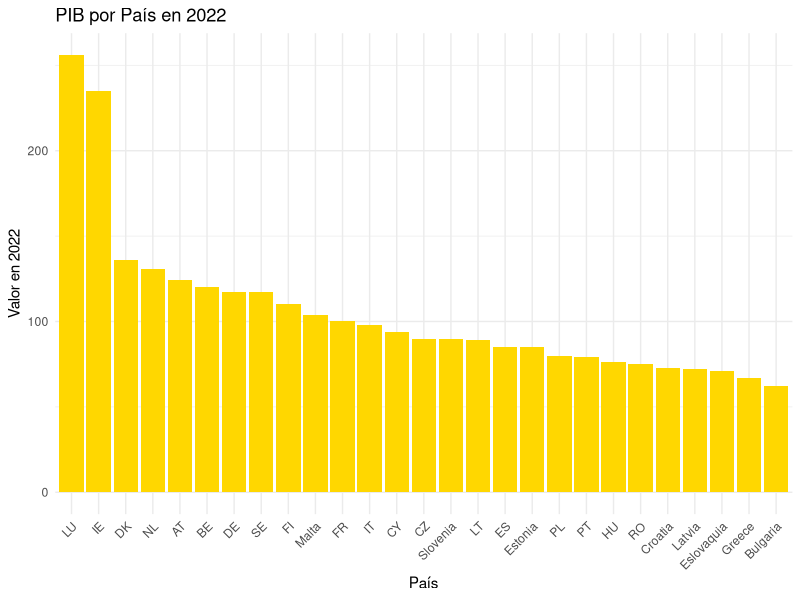

Generate this figure with R:
library(readr)
library(dplyr)
library(ggplot2)
#--------------------------------
# "INPUT/DATA/datos_pib.tsv"
pibPP <- read_table("INPUT/DATA/datos_pib.tsv")
View(pibPP)

str(pibPP)

# Cambio de nombre columna
colnames(pibPP)[1] <- "pais"

# Nos quedamos con las últimas letras
pibPP$pais <- substr(pibPP$pais, nchar(pibPP$pais) - 1, nchar(pibPP$pais))
View(pibPP)

lista_pais <- list("BE", "BG", "CZ", "DK", "DE", "EE", "IE", "EL", "ES", "FR", "HR", "IT", "CY", "LV", "LT", "LU", "HU", "MT", "NL",
               "AT", "PL", "PT", "RO", "SI", "SK", "FI", "SE")

# nos quedamos solo con los países de la UE


pib <- pibPP %>% filter(pais %in% unlist(lista_pais))
View(pib)


# quitar la columna nula

pib <- pib[, colSums(is.na(pib)) < nrow(pib)]
pib


pib_2022 <- pib %>% select(pais, `2022`)
View(pib_2022)


# ggplot del pib en el 2022 (primero lo ponemos en descendente)

pib_2022_desc <- pib_2022 %>% arrange(desc(`2022`))


# sustituir las etiquetas de los países

pib_2022_desc <- pib_2022_desc %>%
  mutate(pais = case_when(
    pais == "SK" ~ "Eslovaquia",
    pais == "SI" ~ "Slovenia",
    pais == "EE" ~ "Estonia",
    pais == "MT" ~ "Malta",
    pais == "LV" ~ "Latvia",
    pais == "HR" ~ "Croatia",
    pais == "EL" ~ "Greece",
    pais == "BG" ~ "Bulgaria",
    TRUE ~ pais # Mantiene los nombres que no están en la lista
  ))



# Crear el gráfico de barras
grafico_pib <- ggplot(pib_2022_desc, aes(x = reorder(pais, -`2022`), y = `2022`)) +
  geom_bar(stat = "identity", fill = "gold") +
  labs(x = "País", y = "Valor en 2022", title = "PIB por País en 2022") +
  theme_minimal() +
  theme(axis.text.x = element_text(angle = 45, hjust = 1)) # Rotar etiquetas para mejor legibilidad

grafico_pib


